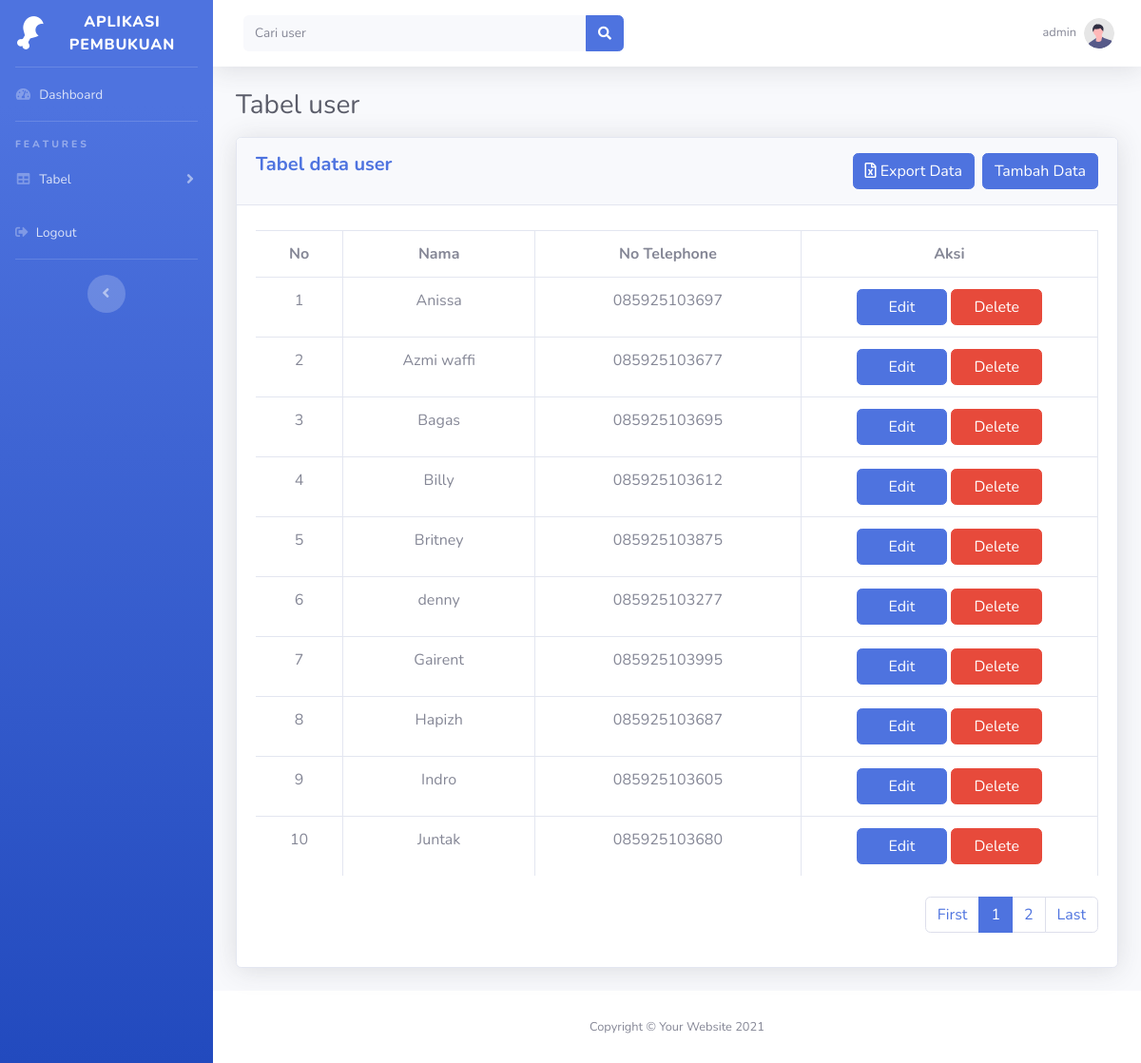
Screenshot of /tables.php (signed in) with the database file from the repository.
### tables this page shows
CREATE TABLE `user` (
  `id` int(11) NOT NULL,
  `username` varchar(120) NOT NULL,
  `phone` varchar(120) NOT NULL
);

### admin/library.php (called while the page is built, shortened)
<?php
class admin {
    protected function connect(){
        $connect = mysqli_connect('localhost','root','','ayam');
        return $connect;
    }
    protected function query($command){
        $query = mysqli_query($this->connect(),$command);
        return $query;
    }
    public function querys($command){
        return $this->query($command);
    }
    public function pagination($command, $page, $limit_data) {
        $query = $this->query($command);
        $count_data = mysqli_num_rows($query);
        $data['total_page'] = ceil(($count_data / $limit_data));
        $data['offset'] = ($page - 1) * $limit_data;
        $data['limit'] = $limit_data;
        return $data;
    }
}
?>

### tables.php (the view, shortened to what this page needs)
<?php
require_once("admin/library.php");
$call = new admin;
$page = (isset($_GET["page"]) ? $_GET["page"] : '1');
$cari = null;
?>
<!DOCTYPE html>
<html lang="en">
<head>
    <link href="vendor/fontawesome-free/css/all.min.css" rel="stylesheet" type="text/css">
    <link href="css/sb-admin-2.min.css" rel="stylesheet">
    <link href="vendor/datatables/dataTables.bootstrap4.min.css" rel="stylesheet">
</head>
<body id="page-top">
    <div id="wrapper">
        <ul class="navbar-nav bg-gradient-primary sidebar sidebar-dark accordion" id="accordionSidebar">
            <a class="sidebar-brand d-flex align-items-center justify-content-center" href="index.html">
                <div class="sidebar-brand-icon rotate-n-15">
                    <i class="fas fa-drumstick-bite"></i>
                </div>
                <div class="sidebar-brand-text mx-3">Aplikasi Pembukuan</div>
            </a>
            <hr class="sidebar-divider my-0">
            <li class="nav-item">
                <a class="nav-link" href="dashboard.php">
                    <i class="fas fa-fw fa-tachometer-alt"></i>
                    <span>Dashboard</span></a>
            </li>
            <hr class="sidebar-divider">
            <div class="sidebar-heading">
                F E A T U R E S
            </div>
            <li class="nav-item">
                <a class="nav-link collapsed" href="#" data-toggle="collapse" data-target="#collapseTwo"
                    aria-expanded="true" aria-controls="collapseTwo">
                    <i class="fas fa-fw fa-table"></i>
                    <span>Tabel </span>
                </a>
            </li>
            <li class="nav-item">
                <a href="logout.php" class="nav-link"  >
                <i class="fas fa-sign-out-alt"></i>
                    <span>Logout</span></a>
            </li>
            <hr class="sidebar-divider d-none d-md-block">
            <div class="text-center d-none d-md-inline">
                <button class="rounded-circle border-0" id="sidebarToggle"></button>
            </div>
        </ul>
        <div id="content-wrapper" class="d-flex flex-column">
            <div id="content">
                <nav class="navbar navbar-expand navbar-light bg-white topbar mb-4 static-top shadow">
                    <form
                        class="d-none d-sm-inline-block form-inline mr-auto ml-md-3 my-2 my-md-0 mw-100 navbar-search" method="GET" action="">
                        <div class="input-group">
                            <input type="text" class="form-control bg-light border-0 small" name="cari" placeholder="Cari user"
                                aria-label="Search" aria-describedby="basic-addon2">
                            <div class="input-group-append">
                                <button class="btn btn-primary" type="button">
                                    <i class="fas fa-search fa-sm"></i>
                                </button>
                            </div>
                        </div>
                    </form>
                    <ul class="navbar-nav ml-auto">
                        <li class="nav-item dropdown no-arrow">
                            <a class="nav-link dropdown-toggle" href="#" id="userDropdown" role="button"
                                data-toggle="dropdown" aria-haspopup="true" aria-expanded="false">
                                <span class="mr-2 d-none d-lg-inline text-gray-600 small"><?php echo $_SESSION["username"];?></span>
                                <img class="img-profile rounded-circle"
                                    src="img/undraw_profile.svg">
                            </a>
                        </li>
                    </ul>
                </nav>
                <div class="container-fluid">
                    <h1 class="h3 mb-2 text-gray-800">Tabel user</h1>
                    <div class="card shadow mb-4 mt-3">
                        <div class="card-header py-3">
                            <h5 class="m-0 font-weight-bold text-primary float-left">Tabel data user</h5>
                    <button type="button" class="btn btn-primary float-right" data-toggle="modal" data-target="#insertuser">
                    Tambah Data
                    </button>
                    <a href="admin/export_user.php" class="btn btn-primary float-right mr-2" >
                    <i class="far fa-file-excel"></i> Export Data
                    </a>
                        </div>
                        <div class="card-body">
                            <div class="table-responsive">
                                <table class="table table-bordered" id="dataTable" width="100%" cellspacing="0">
                                <tr>
                                    <th>No</th>
                                    <th>Nama</th>
                                    <th>No Telephone</th>
                                    <th>Aksi</th>
                                </tr>
                            <?php
                                 $index = 1;
                                 $pagination = $call->pagination("select * from user",$page,10);
                                  $total = $pagination["total_page"];
                                  $offset = $pagination["offset"];
                                  $limit = $pagination["limit"];
                                  $query = $call->querys("select * from user where username like '%$cari%' order by username asc limit $offset,$limit");
                                  $baris = mysqli_num_rows($query);
                                  if($baris < 1){
                                      echo "<tr>
                                      <td colspan=7 style='text-align:center;'>Tidak ada data yang tersedia</td>
                                      </tr>";
                                  }else{ ?>
                                <?php while($show = mysqli_fetch_assoc($query)) {
                                    ?>
                                <tr>
                                    <td><?php echo $index++?></td>
                                    <td><?php echo $show["username"]?></td>
                                    <td><?php echo $show["phone"]?></td>
                                    <td>
                                       <button type="button" class="btn btn-primary col-sm-4 " onclick="ubah_user(<?php echo $show['id']?>)" data-toggle="modal" data-target="#ubahuser" >Edit </button>
                                        <button class="btn btn-danger col-sm-4" data-href="admin/delete_user.php?id=<?php echo $show["id"]?>" data-toggle="modal" data-target="#confirm-delete">
                                           Delete
                                        </button>
                                    </td>
                                </tr>
                            <?php
                                }
                        } ?>
                                </table>
                            <nav aria-label="Page navigation example">
                                <ul class="pagination float-right mt-3">
                                <?php
                                for ($a = 1; $a <= $total; $a++) { ?>
                                    <?php if ($a == 1) { ?>
                                        <li class="page-item"><a class="page-link" href="tables.php?page=<?php echo $a;?>">First</a></li>
                                    <?php } ?>
                                    <?php if ($a == $page) { ?>
                                    <li class="page-item <?php if($page == 1) echo 'active'?>"><a class="page-link" href="tables.php?page=<?php echo 1;?>"><?php echo 1?></a></li>
                                    <li class="page-item <?php if($page == 2) echo 'active'?>"><a class="page-link" href="tables.php?page=<?php echo 2;?>"><?php echo 2?></a></li>
                                    <?php } ?>
                                    <?php if ($a == $total) { ?>
                                        <li class="page-item "><a class="page-link" href="tables.php?page=<?php echo $a;?>">Last</a></li>
                                    <?php } ?>
                                <?php } ?>
                                </ul>
                            </nav>
                            </div>
                        </div>
                    </div>
                </div>
            </div>
            <footer class="sticky-footer bg-white">
                <div class="container my-auto">
                    <div class="copyright text-center my-auto">
                        <span>Copyright &copy; Your Website 2021</span>
                    </div>
                </div>
            </footer>
        </div>
    </div>
</body>
</html>

### tables.php (style rules this page uses)
tr th { text-align: center; }
tr td { text-align: center; }

### rows the page displays
user: username "Anissa", phone "085925103697"
user: username "Azmi waffi", phone "085925103677"
user: username "Bagas", phone "085925103695"
user: username "Billy", phone "085925103612"
user: username "Britney", phone "085925103875"
user: username "denny", phone "085925103277"
user: username "Gairent", phone "085925103995"
user: username "Hapizh", phone "085925103687"
user: username "Indro", phone "085925103605"
user: username "Juntak", phone "085925103680"

### other values shown
$_SESSION["username"] "admin"
